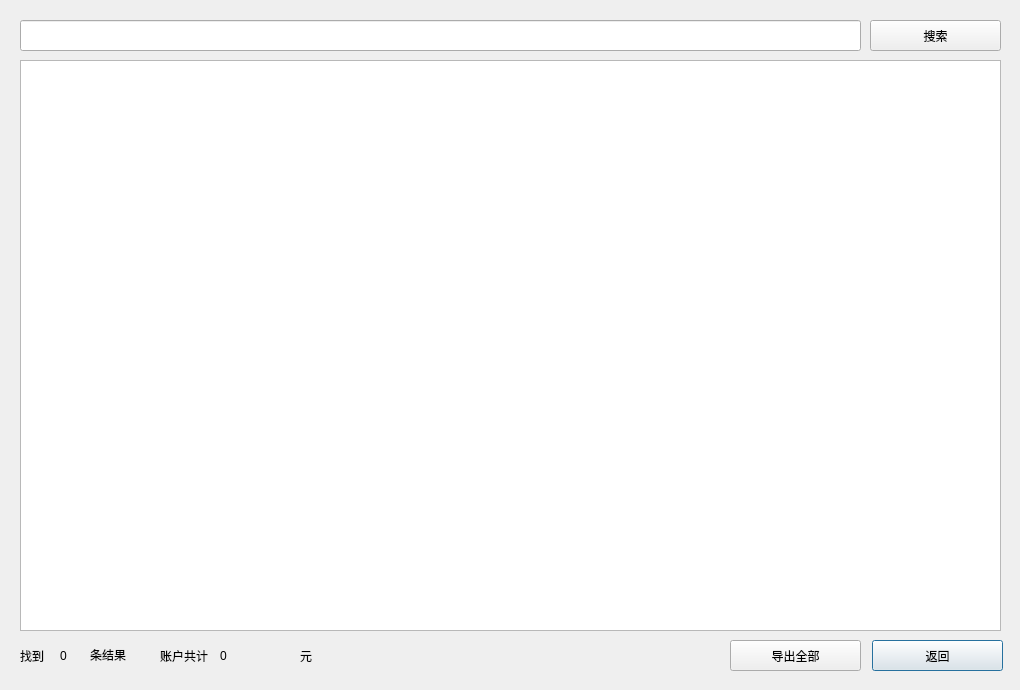
<?xml version="1.0" encoding="UTF-8"?>
<ui version="4.0">
 <class>flowlist</class>
 <widget class="QDialog" name="flowlist">
  <property name="geometry">
   <rect>
    <x>0</x>
    <y>0</y>
    <width>1020</width>
    <height>690</height>
   </rect>
  </property>
  <property name="windowTitle">
   <string>查看流水</string>
  </property>
  <widget class="QLabel" name="label_3">
   <property name="geometry">
    <rect>
     <x>90</x>
     <y>645</y>
     <width>72</width>
     <height>20</height>
    </rect>
   </property>
   <property name="text">
    <string>条结果</string>
   </property>
  </widget>
  <widget class="QLabel" name="label_1">
   <property name="geometry">
    <rect>
     <x>20</x>
     <y>640</y>
     <width>31</width>
     <height>31</height>
    </rect>
   </property>
   <property name="text">
    <string>找到</string>
   </property>
  </widget>
  <widget class="QLabel" name="label_2">
   <property name="geometry">
    <rect>
     <x>60</x>
     <y>645</y>
     <width>21</width>
     <height>21</height>
    </rect>
   </property>
   <property name="text">
    <string>0</string>
   </property>
  </widget>
  <widget class="QPushButton" name="accountlist_backButton">
   <property name="geometry">
    <rect>
     <x>872</x>
     <y>640</y>
     <width>131</width>
     <height>31</height>
    </rect>
   </property>
   <property name="text">
    <string>返回</string>
   </property>
  </widget>
  <widget class="QTableView" name="accountlist_tableView">
   <property name="geometry">
    <rect>
     <x>20</x>
     <y>60</y>
     <width>981</width>
     <height>571</height>
    </rect>
   </property>
   <property name="alternatingRowColors">
    <bool>true</bool>
   </property>
   <property name="sortingEnabled">
    <bool>true</bool>
   </property>
   <attribute name="horizontalHeaderVisible">
    <bool>true</bool>
   </attribute>
   <attribute name="verticalHeaderVisible">
    <bool>false</bool>
   </attribute>
  </widget>
  <widget class="QLineEdit" name="accountlist_searchEdit">
   <property name="geometry">
    <rect>
     <x>20</x>
     <y>20</y>
     <width>841</width>
     <height>31</height>
    </rect>
   </property>
  </widget>
  <widget class="QPushButton" name="accountlist_searchButton">
   <property name="geometry">
    <rect>
     <x>870</x>
     <y>20</y>
     <width>131</width>
     <height>31</height>
    </rect>
   </property>
   <property name="text">
    <string>搜索</string>
   </property>
  </widget>
  <widget class="QLabel" name="label_4">
   <property name="geometry">
    <rect>
     <x>220</x>
     <y>640</y>
     <width>71</width>
     <height>31</height>
    </rect>
   </property>
   <property name="text">
    <string>0</string>
   </property>
  </widget>
  <widget class="QLabel" name="label_5">
   <property name="geometry">
    <rect>
     <x>160</x>
     <y>640</y>
     <width>61</width>
     <height>31</height>
    </rect>
   </property>
   <property name="text">
    <string>账户共计</string>
   </property>
  </widget>
  <widget class="QLabel" name="label_6">
   <property name="geometry">
    <rect>
     <x>300</x>
     <y>640</y>
     <width>20</width>
     <height>31</height>
    </rect>
   </property>
   <property name="text">
    <string>元</string>
   </property>
  </widget>
  <widget class="QPushButton" name="accountlist_exportButton">
   <property name="geometry">
    <rect>
     <x>730</x>
     <y>640</y>
     <width>131</width>
     <height>31</height>
    </rect>
   </property>
   <property name="text">
    <string>导出全部</string>
   </property>
  </widget>
 </widget>
 <resources/>
 <connections/>
</ui>
